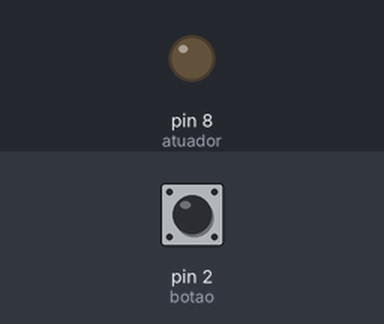
Bench run of a sketch on a simulated Arduino Uno, built with avr-gcc and run on an emulated ATmega328P. Shown: output pins drawn as LEDs (lit = HIGH). The inputs (shaded band) are chosen by the test bench; at power-on: pin 2 (botao) HIGH.

Above: at 1.2 s.
1.3 s: pin 2 (botao) pulled LOW for 0.15 s
At 1.8 s:
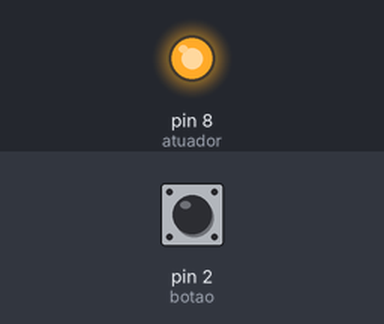
Timing chart, 0 to 7.8 s (numbered marks = the images above; inputs shaded):
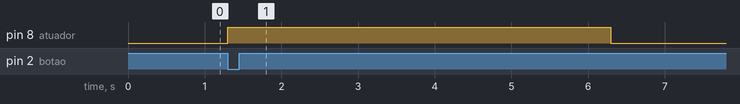

The sketch:

18.2C.ino
```cpp
const int botao = 2;
const int atuador = 8; // LED

bool estadoBotao;
bool ultimoBotao = 1;

bool ativo = false;

unsigned long tempoInicio = 0;
const unsigned long tempoCiclo = 5000; // 5 segundos

void setup() {
  pinMode(botao, INPUT_PULLUP);
  pinMode(atuador, OUTPUT);
}

void loop() {

  estadoBotao = digitalRead(botao);

  // ===== DETECTA CLIQUE =====
  if (estadoBotao == 0 && ultimoBotao == 1) {
    ativo = true;
    tempoInicio = millis(); // reinicia o ciclo
  }

  ultimoBotao = estadoBotao;

  // ===== CONTROLE DO TEMPO =====
  if (ativo) {

    digitalWrite(atuador, HIGH);

    if (millis() - tempoInicio >= tempoCiclo) {
      digitalWrite(atuador, LOW);
      ativo = false;
    }
  }
}
```

Measured:
- after the input at 1.3 s, pin 8 (atuador): LOW → HIGH at once, → LOW 5.0 s later
